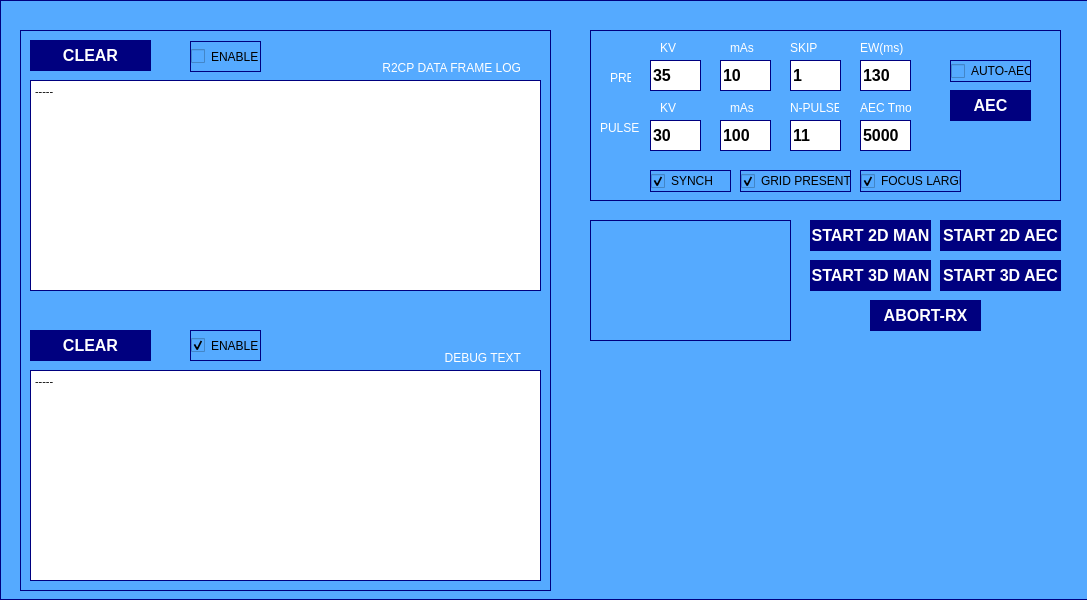
<?xml version="1.0" encoding="UTF-8"?>
<ui version="4.0">
 <class>startupWindow</class>
 <widget class="QWidget" name="startupWindow">
  <property name="geometry">
   <rect>
    <x>0</x>
    <y>0</y>
    <width>1087</width>
    <height>600</height>
   </rect>
  </property>
  <property name="windowTitle">
   <string>startupWindow</string>
  </property>
  <property name="styleSheet">
   <string notr="true">
background-color: rgb(85, 170, 255);</string>
  </property>
  <widget class="QFrame" name="mainFrame">
   <property name="geometry">
    <rect>
     <x>0</x>
     <y>0</y>
     <width>1280</width>
     <height>600</height>
    </rect>
   </property>
   <property name="font">
    <font>
     <pointsize>20</pointsize>
     <bold>true</bold>
    </font>
   </property>
   <property name="styleSheet">
    <string notr="true">border-width: 1px;
border-style: solid; 
border-color: darkblue;
border-color: rgb(0, 0, 127);</string>
   </property>
   <property name="frameShape">
    <enum>QFrame::StyledPanel</enum>
   </property>
   <property name="frameShadow">
    <enum>QFrame::Raised</enum>
   </property>
   <widget class="QFrame" name="connectionFrame_4">
    <property name="geometry">
     <rect>
      <x>20</x>
      <y>30</y>
      <width>531</width>
      <height>561</height>
     </rect>
    </property>
    <property name="styleSheet">
     <string notr="true">border-width: 1px;
border-style: solid; 
border-color: darkblue;
border-color: rgb(0, 0, 127);
</string>
    </property>
    <property name="frameShape">
     <enum>QFrame::StyledPanel</enum>
    </property>
    <property name="frameShadow">
     <enum>QFrame::Raised</enum>
    </property>
    <widget class="QPlainTextEdit" name="r2cpText">
     <property name="geometry">
      <rect>
       <x>10</x>
       <y>50</y>
       <width>511</width>
       <height>211</height>
      </rect>
     </property>
     <property name="font">
      <font>
       <pointsize>8</pointsize>
      </font>
     </property>
     <property name="styleSheet">
      <string notr="true">background-color: rgb(255, 255, 255);
color: rgb(0, 0, 0);
</string>
     </property>
     <property name="plainText">
      <string>-----
</string>
     </property>
    </widget>
    <widget class="QPushButton" name="logClearButton">
     <property name="geometry">
      <rect>
       <x>10</x>
       <y>10</y>
       <width>121</width>
       <height>31</height>
      </rect>
     </property>
     <property name="font">
      <font>
       <pointsize>12</pointsize>
       <bold>true</bold>
      </font>
     </property>
     <property name="styleSheet">
      <string notr="true">background-color: rgb(0, 0, 127);
color: rgb(255, 255, 255);
border-width: 0px;
</string>
     </property>
     <property name="text">
      <string>CLEAR</string>
     </property>
    </widget>
    <widget class="QCheckBox" name="logEnableCheck">
     <property name="geometry">
      <rect>
       <x>170</x>
       <y>11</y>
       <width>71</width>
       <height>31</height>
      </rect>
     </property>
     <property name="text">
      <string>ENABLE</string>
     </property>
    </widget>
    <widget class="QPlainTextEdit" name="debugText">
     <property name="geometry">
      <rect>
       <x>10</x>
       <y>340</y>
       <width>511</width>
       <height>211</height>
      </rect>
     </property>
     <property name="font">
      <font>
       <pointsize>8</pointsize>
      </font>
     </property>
     <property name="styleSheet">
      <string notr="true">background-color: rgb(255, 255, 255);
color: rgb(0, 0, 0);
</string>
     </property>
     <property name="plainText">
      <string>-----
</string>
     </property>
    </widget>
    <widget class="QLabel" name="label_15">
     <property name="geometry">
      <rect>
       <x>270</x>
       <y>30</y>
       <width>231</width>
       <height>16</height>
      </rect>
     </property>
     <property name="styleSheet">
      <string notr="true">
color: rgb(255, 255, 255);
border-width: 0px;
</string>
     </property>
     <property name="text">
      <string>R2CP DATA FRAME LOG</string>
     </property>
     <property name="alignment">
      <set>Qt::AlignRight|Qt::AlignTrailing|Qt::AlignVCenter</set>
     </property>
    </widget>
    <widget class="QPushButton" name="debugClearButton">
     <property name="geometry">
      <rect>
       <x>10</x>
       <y>300</y>
       <width>121</width>
       <height>31</height>
      </rect>
     </property>
     <property name="font">
      <font>
       <pointsize>12</pointsize>
       <bold>true</bold>
      </font>
     </property>
     <property name="styleSheet">
      <string notr="true">background-color: rgb(0, 0, 127);
color: rgb(255, 255, 255);
border-width: 0px;
</string>
     </property>
     <property name="text">
      <string>CLEAR</string>
     </property>
    </widget>
    <widget class="QLabel" name="label_16">
     <property name="geometry">
      <rect>
       <x>270</x>
       <y>320</y>
       <width>231</width>
       <height>16</height>
      </rect>
     </property>
     <property name="styleSheet">
      <string notr="true">
color: rgb(255, 255, 255);
border-width: 0px;
</string>
     </property>
     <property name="text">
      <string>DEBUG TEXT</string>
     </property>
     <property name="alignment">
      <set>Qt::AlignRight|Qt::AlignTrailing|Qt::AlignVCenter</set>
     </property>
    </widget>
    <widget class="QCheckBox" name="debugEnable">
     <property name="geometry">
      <rect>
       <x>170</x>
       <y>300</y>
       <width>71</width>
       <height>31</height>
      </rect>
     </property>
     <property name="text">
      <string>ENABLE</string>
     </property>
     <property name="checked">
      <bool>true</bool>
     </property>
    </widget>
   </widget>
   <widget class="QFrame" name="frame">
    <property name="geometry">
     <rect>
      <x>590</x>
      <y>30</y>
      <width>471</width>
      <height>171</height>
     </rect>
    </property>
    <property name="frameShape">
     <enum>QFrame::StyledPanel</enum>
    </property>
    <property name="frameShadow">
     <enum>QFrame::Raised</enum>
    </property>
    <widget class="QLabel" name="label">
     <property name="geometry">
      <rect>
       <x>70</x>
       <y>10</y>
       <width>49</width>
       <height>16</height>
      </rect>
     </property>
     <property name="styleSheet">
      <string notr="true">
color: rgb(255, 255, 255);
border-width: 0px;
</string>
     </property>
     <property name="text">
      <string>KV</string>
     </property>
    </widget>
    <widget class="QLineEdit" name="kVPre">
     <property name="geometry">
      <rect>
       <x>60</x>
       <y>30</y>
       <width>51</width>
       <height>31</height>
      </rect>
     </property>
     <property name="font">
      <font>
       <pointsize>12</pointsize>
       <bold>true</bold>
      </font>
     </property>
     <property name="styleSheet">
      <string notr="true">
color: rgb(0, 0, 0);
background-color: rgb(255, 255, 255);</string>
     </property>
     <property name="text">
      <string>35</string>
     </property>
    </widget>
    <widget class="QLineEdit" name="mAsPre">
     <property name="geometry">
      <rect>
       <x>130</x>
       <y>30</y>
       <width>51</width>
       <height>31</height>
      </rect>
     </property>
     <property name="font">
      <font>
       <pointsize>12</pointsize>
       <bold>true</bold>
      </font>
     </property>
     <property name="styleSheet">
      <string notr="true">
color: rgb(0, 0, 0);
background-color: rgb(255, 255, 255);</string>
     </property>
     <property name="text">
      <string>10</string>
     </property>
    </widget>
    <widget class="QLabel" name="label_2">
     <property name="geometry">
      <rect>
       <x>140</x>
       <y>10</y>
       <width>31</width>
       <height>16</height>
      </rect>
     </property>
     <property name="styleSheet">
      <string notr="true">
color: rgb(255, 255, 255);
border-width: 0px;
</string>
     </property>
     <property name="text">
      <string>mAs</string>
     </property>
    </widget>
    <widget class="QLabel" name="label_3">
     <property name="geometry">
      <rect>
       <x>20</x>
       <y>40</y>
       <width>21</width>
       <height>16</height>
      </rect>
     </property>
     <property name="styleSheet">
      <string notr="true">
color: rgb(255, 255, 255);
border-width: 0px;
</string>
     </property>
     <property name="text">
      <string>PRE</string>
     </property>
    </widget>
    <widget class="QLineEdit" name="kVPulse">
     <property name="geometry">
      <rect>
       <x>60</x>
       <y>90</y>
       <width>51</width>
       <height>31</height>
      </rect>
     </property>
     <property name="font">
      <font>
       <pointsize>12</pointsize>
       <bold>true</bold>
      </font>
     </property>
     <property name="styleSheet">
      <string notr="true">
color: rgb(0, 0, 0);
background-color: rgb(255, 255, 255);</string>
     </property>
     <property name="text">
      <string>30</string>
     </property>
    </widget>
    <widget class="QLabel" name="label_7">
     <property name="geometry">
      <rect>
       <x>10</x>
       <y>90</y>
       <width>41</width>
       <height>16</height>
      </rect>
     </property>
     <property name="styleSheet">
      <string notr="true">
color: rgb(255, 255, 255);
border-width: 0px;
</string>
     </property>
     <property name="text">
      <string>PULSE</string>
     </property>
    </widget>
    <widget class="QLineEdit" name="mAsPulse">
     <property name="geometry">
      <rect>
       <x>130</x>
       <y>90</y>
       <width>51</width>
       <height>31</height>
      </rect>
     </property>
     <property name="font">
      <font>
       <pointsize>12</pointsize>
       <bold>true</bold>
      </font>
     </property>
     <property name="styleSheet">
      <string notr="true">
color: rgb(0, 0, 0);
background-color: rgb(255, 255, 255);</string>
     </property>
     <property name="text">
      <string>100</string>
     </property>
    </widget>
    <widget class="QCheckBox" name="gridEna">
     <property name="geometry">
      <rect>
       <x>150</x>
       <y>140</y>
       <width>111</width>
       <height>22</height>
      </rect>
     </property>
     <property name="text">
      <string>GRID PRESENT</string>
     </property>
     <property name="checked">
      <bool>true</bool>
     </property>
    </widget>
    <widget class="QCheckBox" name="detectorEna">
     <property name="geometry">
      <rect>
       <x>60</x>
       <y>140</y>
       <width>81</width>
       <height>22</height>
      </rect>
     </property>
     <property name="text">
      <string>SYNCH</string>
     </property>
     <property name="checked">
      <bool>true</bool>
     </property>
    </widget>
    <widget class="QCheckBox" name="largeFocus">
     <property name="geometry">
      <rect>
       <x>270</x>
       <y>140</y>
       <width>101</width>
       <height>22</height>
      </rect>
     </property>
     <property name="text">
      <string>FOCUS LARGE</string>
     </property>
     <property name="checked">
      <bool>true</bool>
     </property>
    </widget>
    <widget class="QLineEdit" name="nSkip">
     <property name="geometry">
      <rect>
       <x>200</x>
       <y>30</y>
       <width>51</width>
       <height>31</height>
      </rect>
     </property>
     <property name="font">
      <font>
       <pointsize>12</pointsize>
       <bold>true</bold>
      </font>
     </property>
     <property name="styleSheet">
      <string notr="true">
color: rgb(0, 0, 0);
background-color: rgb(255, 255, 255);</string>
     </property>
     <property name="text">
      <string>1</string>
     </property>
    </widget>
    <widget class="QLineEdit" name="nPulse">
     <property name="geometry">
      <rect>
       <x>200</x>
       <y>90</y>
       <width>51</width>
       <height>31</height>
      </rect>
     </property>
     <property name="font">
      <font>
       <pointsize>12</pointsize>
       <bold>true</bold>
      </font>
     </property>
     <property name="styleSheet">
      <string notr="true">
color: rgb(0, 0, 0);
background-color: rgb(255, 255, 255);</string>
     </property>
     <property name="text">
      <string>11</string>
     </property>
    </widget>
    <widget class="QLabel" name="label_14">
     <property name="geometry">
      <rect>
       <x>200</x>
       <y>10</y>
       <width>31</width>
       <height>16</height>
      </rect>
     </property>
     <property name="styleSheet">
      <string notr="true">
color: rgb(255, 255, 255);
border-width: 0px;
</string>
     </property>
     <property name="text">
      <string>SKIP</string>
     </property>
    </widget>
    <widget class="QLabel" name="label_13">
     <property name="geometry">
      <rect>
       <x>200</x>
       <y>70</y>
       <width>49</width>
       <height>16</height>
      </rect>
     </property>
     <property name="styleSheet">
      <string notr="true">
color: rgb(255, 255, 255);
border-width: 0px;
</string>
     </property>
     <property name="text">
      <string>N-PULSE</string>
     </property>
    </widget>
    <widget class="QCheckBox" name="autoAec">
     <property name="geometry">
      <rect>
       <x>360</x>
       <y>30</y>
       <width>81</width>
       <height>22</height>
      </rect>
     </property>
     <property name="text">
      <string>AUTO-AEC</string>
     </property>
     <property name="checked">
      <bool>false</bool>
     </property>
    </widget>
    <widget class="QPushButton" name="aecSendButton">
     <property name="geometry">
      <rect>
       <x>360</x>
       <y>60</y>
       <width>81</width>
       <height>31</height>
      </rect>
     </property>
     <property name="font">
      <font>
       <pointsize>12</pointsize>
       <bold>true</bold>
      </font>
     </property>
     <property name="styleSheet">
      <string notr="true">background-color: rgb(0, 0, 127);
color: rgb(255, 255, 255);
border-width: 0px;
</string>
     </property>
     <property name="text">
      <string>AEC</string>
     </property>
    </widget>
    <widget class="QLineEdit" name="tomoEW">
     <property name="geometry">
      <rect>
       <x>270</x>
       <y>30</y>
       <width>51</width>
       <height>31</height>
      </rect>
     </property>
     <property name="font">
      <font>
       <pointsize>12</pointsize>
       <bold>true</bold>
      </font>
     </property>
     <property name="styleSheet">
      <string notr="true">
color: rgb(0, 0, 0);
background-color: rgb(255, 255, 255);</string>
     </property>
     <property name="text">
      <string>130</string>
     </property>
    </widget>
    <widget class="QLabel" name="label_17">
     <property name="geometry">
      <rect>
       <x>270</x>
       <y>10</y>
       <width>51</width>
       <height>16</height>
      </rect>
     </property>
     <property name="styleSheet">
      <string notr="true">
color: rgb(255, 255, 255);
border-width: 0px;
</string>
     </property>
     <property name="text">
      <string>EW(ms)</string>
     </property>
    </widget>
    <widget class="QLabel" name="label_4">
     <property name="geometry">
      <rect>
       <x>70</x>
       <y>70</y>
       <width>21</width>
       <height>16</height>
      </rect>
     </property>
     <property name="styleSheet">
      <string notr="true">
color: rgb(255, 255, 255);
border-width: 0px;
</string>
     </property>
     <property name="text">
      <string>KV</string>
     </property>
    </widget>
    <widget class="QLabel" name="label_5">
     <property name="geometry">
      <rect>
       <x>140</x>
       <y>70</y>
       <width>31</width>
       <height>16</height>
      </rect>
     </property>
     <property name="styleSheet">
      <string notr="true">
color: rgb(255, 255, 255);
border-width: 0px;
</string>
     </property>
     <property name="text">
      <string>mAs</string>
     </property>
    </widget>
    <widget class="QLineEdit" name="aecTmo">
     <property name="geometry">
      <rect>
       <x>270</x>
       <y>90</y>
       <width>51</width>
       <height>31</height>
      </rect>
     </property>
     <property name="font">
      <font>
       <pointsize>12</pointsize>
       <bold>true</bold>
      </font>
     </property>
     <property name="styleSheet">
      <string notr="true">
color: rgb(0, 0, 0);
background-color: rgb(255, 255, 255);</string>
     </property>
     <property name="text">
      <string>5000</string>
     </property>
    </widget>
    <widget class="QLabel" name="label_18">
     <property name="geometry">
      <rect>
       <x>270</x>
       <y>70</y>
       <width>51</width>
       <height>16</height>
      </rect>
     </property>
     <property name="styleSheet">
      <string notr="true">
color: rgb(255, 255, 255);
border-width: 0px;
</string>
     </property>
     <property name="text">
      <string>AEC Tmo</string>
     </property>
    </widget>
   </widget>
   <widget class="QLabel" name="status">
    <property name="geometry">
     <rect>
      <x>590</x>
      <y>220</y>
      <width>201</width>
      <height>121</height>
     </rect>
    </property>
    <property name="text">
     <string/>
    </property>
   </widget>
   <widget class="QPushButton" name="start3DPulse">
    <property name="geometry">
     <rect>
      <x>810</x>
      <y>260</y>
      <width>121</width>
      <height>31</height>
     </rect>
    </property>
    <property name="font">
     <font>
      <pointsize>12</pointsize>
      <bold>true</bold>
     </font>
    </property>
    <property name="styleSheet">
     <string notr="true">background-color: rgb(0, 0, 127);
color: rgb(255, 255, 255);
border-width: 0px;
</string>
    </property>
    <property name="text">
     <string>START 3D MAN</string>
    </property>
   </widget>
   <widget class="QPushButton" name="start3DPre">
    <property name="geometry">
     <rect>
      <x>940</x>
      <y>260</y>
      <width>121</width>
      <height>31</height>
     </rect>
    </property>
    <property name="font">
     <font>
      <pointsize>12</pointsize>
      <bold>true</bold>
     </font>
    </property>
    <property name="styleSheet">
     <string notr="true">background-color: rgb(0, 0, 127);
color: rgb(255, 255, 255);
border-width: 0px;
</string>
    </property>
    <property name="text">
     <string>START 3D AEC</string>
    </property>
   </widget>
   <widget class="QPushButton" name="startPre">
    <property name="geometry">
     <rect>
      <x>940</x>
      <y>220</y>
      <width>121</width>
      <height>31</height>
     </rect>
    </property>
    <property name="font">
     <font>
      <pointsize>12</pointsize>
      <bold>true</bold>
     </font>
    </property>
    <property name="styleSheet">
     <string notr="true">background-color: rgb(0, 0, 127);
color: rgb(255, 255, 255);
border-width: 0px;
</string>
    </property>
    <property name="text">
     <string>START 2D AEC</string>
    </property>
   </widget>
   <widget class="QPushButton" name="startPulse">
    <property name="geometry">
     <rect>
      <x>810</x>
      <y>220</y>
      <width>121</width>
      <height>31</height>
     </rect>
    </property>
    <property name="font">
     <font>
      <pointsize>12</pointsize>
      <bold>true</bold>
     </font>
    </property>
    <property name="styleSheet">
     <string notr="true">background-color: rgb(0, 0, 127);
color: rgb(255, 255, 255);
border-width: 0px;
</string>
    </property>
    <property name="text">
     <string>START 2D MAN</string>
    </property>
   </widget>
   <widget class="QPushButton" name="abortRx">
    <property name="geometry">
     <rect>
      <x>870</x>
      <y>300</y>
      <width>111</width>
      <height>31</height>
     </rect>
    </property>
    <property name="font">
     <font>
      <pointsize>12</pointsize>
      <bold>true</bold>
     </font>
    </property>
    <property name="styleSheet">
     <string notr="true">background-color: rgb(0, 0, 127);
color: rgb(255, 255, 255);
border-width: 0px;
</string>
    </property>
    <property name="text">
     <string>ABORT-RX</string>
    </property>
   </widget>
  </widget>
 </widget>
 <resources/>
 <connections/>
</ui>
